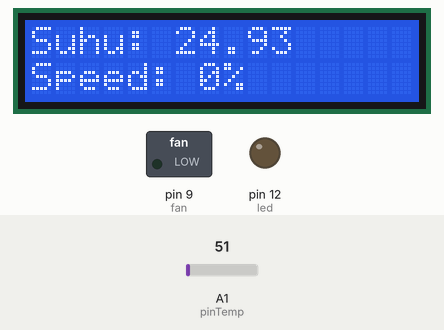
A sketch run on a simulated Arduino Uno, built with avr-gcc and run on an emulated ATmega328P. Shown: 16×2 character LCD, switched loads named in the sketch (green lamp = pin HIGH), output pins drawn as LEDs (lit = HIGH). The inputs (shaded band) are chosen by the test bench; at power-on: A1 (pinTemp) = 51.

Above: at 1.2 s.
1.3 s: A1 (pinTemp) set to 52
At 1.71 s:
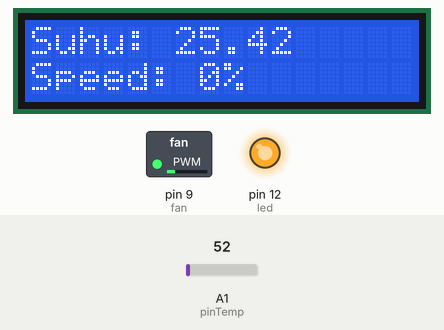
3.8 s: A1 (pinTemp) set to 61
At 4.18 s:
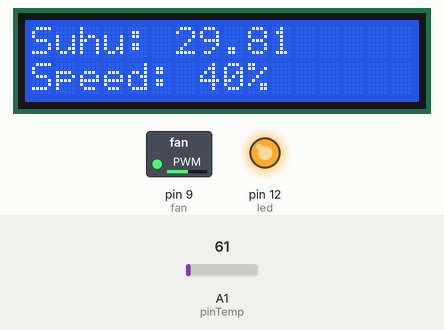
6.2 s: A1 (pinTemp) set to 71
At 6.44 s:
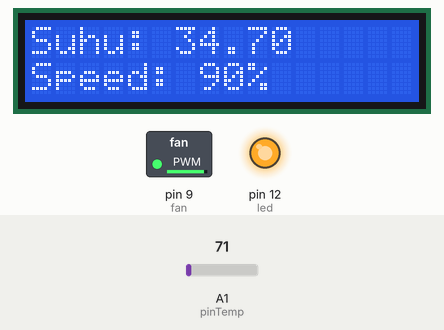
8.5 s: A1 (pinTemp) set to 30
At 8.71 s:
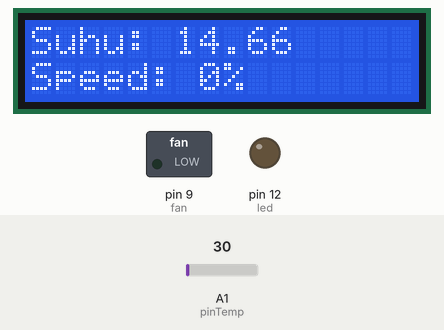
Timing chart, 0 to 11.5 s (numbered marks = the images above; inputs shaded):
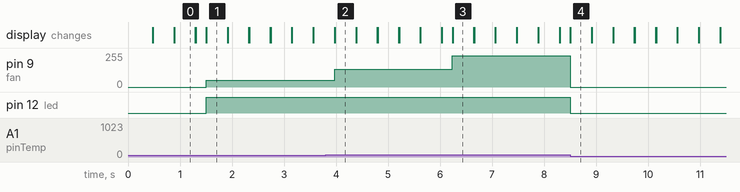

The sketch:

projectdttl.ino
```cpp
#include <LiquidCrystal.h>

// initialize the library with the numbers of the interface pins
LiquidCrystal lcd(7, 6, 5, 4, 3, 2);

int pinTemp = A1; //definisi pin tempat input sensor suhu
int fan = 9; //definisi pin tempat output kipas (dc motor)
int tempMin = 25; //definisi suhu terkecil
int tempMax = 35; //definisi suhu terbesar
float fanSpeed; //pembacaan pwm (speed) kipas
int fanLCD; //pembacaan tampilan kecepatan di lcd
float temp = pinTemp; //pembacaan sensor suhu
int led = 12; //definisi pin tempat output led

void setup() {
  Serial.begin(  9600  ); //serial komunikasi arduino
  pinMode(pinTemp,INPUT );
  // set up the LCD's number of columns and rows:
  lcd.begin(16, 2);
  // Print a message to the LCD.
  pinMode(fan, OUTPUT); //mengidentifikasi kipas sebagai output
  pinMode(led, OUTPUT); //mengidentifikasi led sebagai output
}

void loop() {
  float temp = analogRead(pinTemp); //mendefinisikan temp sebagai pembacaan sensor suhu
  temp = (temp *5.0*100.0)/1023.0; //konversi suhu yang terbaca ke celcius////5v arduino per 8 bit dikurang ketelitian semuaya dibagi 0,01v untuk menyatakan celcius
  if(temp > tempMax) //Jika suhu T > suhu_maks, maka kipas berputar maksimum (fanspeed = 100%) dan indikator LED menyala
       {
         digitalWrite(led, HIGH);  //LED sebagai Indikator Suhu ruangan melebihi suhu_maks
         analogWrite(fan, 255);    //Kipas berputar maksimum (sekitar 17000 rpm)
         fanLCD = 100; //tampilan persentase kecepatan kipas di lcd
       }
  else if((temp>=tempMin)&&(temp<=tempMax)){ //membaca suhu antara suhu minimal dan suhu maksimal
    fanSpeed = map(temp, tempMin, tempMax, 50, 255); //membaca otomatis kecepatannya lewat pwm bit arduino
    fanLCD = map(temp, tempMin, tempMax, 0, 100); //menampilkan persentase kecepatan
  analogWrite(fan, fanSpeed); //menampilkan kecepatan pada layar
    digitalWrite(led, HIGH); //menampilkan output lampu
  }
  else if(temp < tempMin){ //membaca suhu dibawah suhu minimal
    fanSpeed = 0; //mendefinisikan kecepatan nol saat suhu seperti itu
    fanLCD = 0; //menampilkan persen nol pada layar lcd
  analogWrite(fan, fanSpeed); //menampilkan kecepatan pada layar
    digitalWrite(led, LOW); //menampilkan output lampu
  }
  // set the cursor to column 0, line 0
  // (note: line 0 is the first row, since counting begins with 0):
  lcd.setCursor(0, 0);
  //menampilkan suhu yang sudah terbaca di lcd
  lcd.print("Suhu: ");
  lcd.print(temp);
  lcd.setCursor(0, 1);
  //menampilkan kecepatan yang sudah terbaca di lcd
  lcd.print("Speed: ");
  lcd.print(fanLCD);
  lcd.print("%");
  //delay selama 0.2s untuk menampilkan ulang suhu dan kecepatannya
  delay( 200 );
  lcd.clear();
}
```

Measured:
- the behaviour switches between 51 and 52 on A1 (pinTemp) (found by bisection; images 0 and 1)
- after the input at 1.3 s, pin 9 (fan): 0/255 → 50/255 after 0.20 s; pin 12 (led): LOW → HIGH after 0.20 s; the display: first differs from a run without the input after 0.21 s (image 1)
- after the input at 3.8 s, pin 9 (fan): 50/255 → 132/255 after 0.17 s; the display: first differs from a run without the input after 0.18 s (image 2)
- after the input at 6.2 s, pin 9 (fan): 132/255 → 234/255 at once; the display: changes at once (image 3)
- after the input at 8.5 s, pin 9 (fan): 234/255 → 0/255 at once; pin 12 (led): HIGH → LOW at once; the display: changes at once (image 4)
- what the display in image 0 shows lasts 0.4 s, from 0.9 s to 1.3 s
